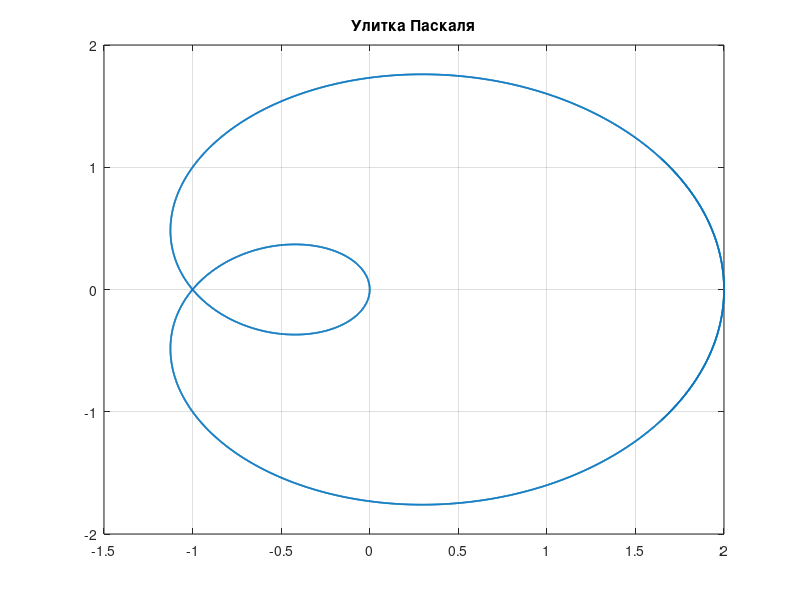

The MATLAB source for this figure:
%% 1
clear;
x = -10:0.1:10;
y = x+(1./(x.^2));
plot(x, y, 'LineWidth', 1.2);
grid on;
title('y = x+(1/x^2)');

%% 2
clear;
x = -10:0.1:10;
y = 2.*x./(1+x.^2);
plot(x, y, 'LineWidth', 1.2);
grid on;
title('y = 2x/(1+x^2)');

%% 8
clear;
phi = -pi/2:0.001:3*pi/2;
a = 100;
b = 2;
n = 4;
m = 7;
k = 14;
r = a./(a+(phi-pi/2).^n).*(b-sin(k.*phi)-cos(m.*phi));
y = r.*sin(phi);
x = r.*cos(phi);
plot(x, y, 'Linewidth', 1.2);
grid on;
title('r = a/(a+(φ-pi/2)^n)*(b-sinkφ-cosmφ)');

%% 12
clear;
t =-5:0.001:5;
a = 1/4;
b = 1/16;
m = 8;
n = 8;
s = 10;
x = (cos(t)-a.*cos(m.*t)+b.*sin(n.*t));
y = (sin(t)-a.*sin(m.*t)+b.*cos(n.*t));
for k = 1:1:s
    plot(x./k, y./k, 'LineWidth', 1.2);
end
grid on;

%% 13_1
clear;
x = -10:0.1:10;
y = 1./x-1./(x-1)+1./(x-2);
plot(x, y, 'LineWidth', 1.2);
grid on;
title('y = 1/x-1/(x-1)+1/(x-2)');

%% 13_2
clear;
x = -10:0.1:10;
y = sqrt(cos(pi.*x.^2));
plot(x, y, 'LineWidth', 1.2);
grid on;
title('sqrt(cos(pix^2))');

%% 13_3
clear;
x = -10:0.1:10;
y = acos(2.*sin(x));
plot(x, y, 'LineWidth', 1.2);
grid on;
title('arccos(2sin(x))');

%% 14 Розы Гранди
clear;
a = 4;
b = 4;
phi = -2*pi:0.1:2*pi;
r = a.*sin(b.*phi);
y = r.*sin(phi);
x = r.*cos(phi);
plot(x, y, 'LineWidth', 1.2);
grid on;
title('Розы Гранди');

%% 14 Лемниската Бернулли
clear;
phi = -10:0.001:10;
c = pi;
r = sqrt(2.*c^2.*cos(2.*phi));
y = r.*sin(phi);
x = r.*cos(phi);
plot(x, y, 'LineWidth', 1.2);
grid on;
title('Лемниската Бернулли');

%% 14 Улитка Паскаля
clear;
phi = -10:0.001:10;
b = 1;
r = 2*b*cos(phi./3);
y = r.*sin(phi);
x = r.*cos(phi);
plot(x, y, 'LineWidth', 1.2);
grid on;
title('Улитка Паскаля');
